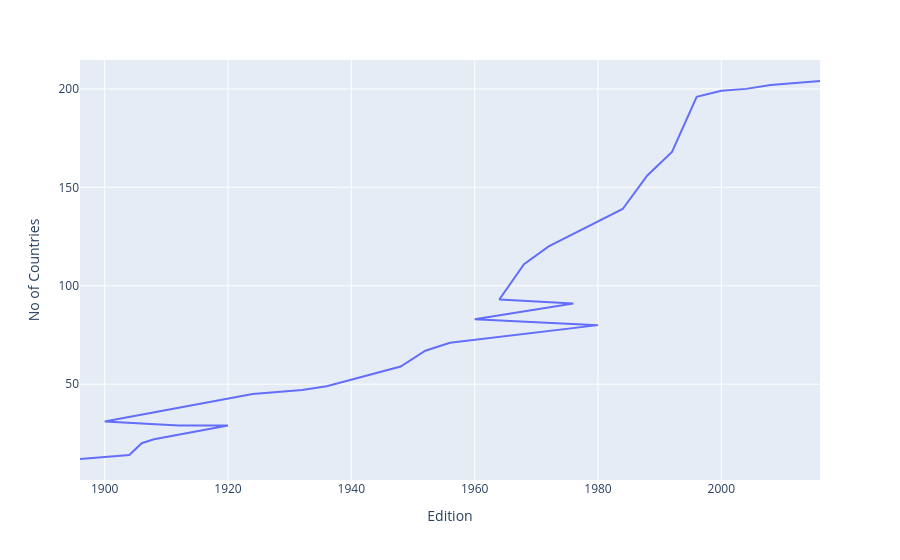

Source (notebook cell):
### Code cell
fig = px.line(nations_over_time, x='Edition', y='No of Countries')
fig.show()

### Figure 1 — Plotly figure (JSON) as saved in the notebook; plotly's stock layout.template omitted (floating-point values rounded to 4 significant figures)
{"data": [{"hovertemplate": "Edition=%{x}<br>No of Countries=%{y}<extra></extra>", "legendgroup": "", "line": {"color": "#636efa", "dash": "solid"}, "marker": {"symbol": "circle"}, "mode": "lines", "name": "", "orientation": "v", "showlegend": false, "type": "scatter", "x": [2016, 2012, 2008, 2004, 2000, 1996, 1992, 1988, 1984, 1972, 1968, 1964, 1976, 1960, 1980, 1956, 1952, 1948, 1936, 1932, 1928, 1924, 1900, 1912, 1920, 1908, 1906, 1904, 1896], "xaxis": "x", "y": [204, 203, 202, 200, 199, 196, 168, 156, 139, 120, 111, 93, 91, 83, 80, 71, 67, 59, 49, 47, 46, 45, 31, 29, 29, 22, 20, 14, 12], "yaxis": "y"}], "layout": {"legend": {"tracegroupgap": 0}, "margin": {"t": 60}, "xaxis": {"anchor": "y", "domain": [0, 1], "title": {"text": "Edition"}}, "yaxis": {"anchor": "x", "domain": [0, 1], "title": {"text": "No of Countries"}}}}
